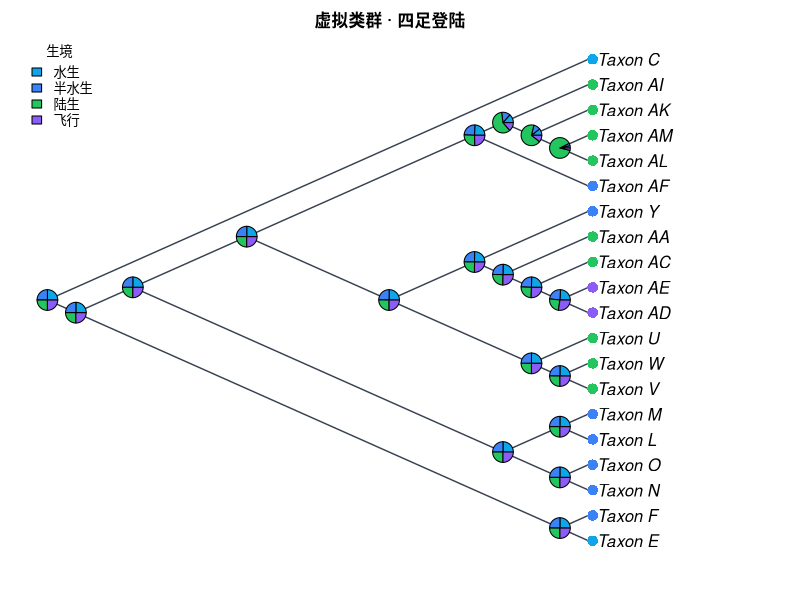

The R source for this figure:
#!/usr/bin/env Rscript
# CladeForge reproducible-analysis script
# Project : 虚拟类群 · 四足登陆
# Format  : CladeForge project v0.2.0
# Software: CladeForge 0.2.0 (this header is the provenance stamp a
#           reproducibility checklist asks for: software version, generation
#           time and the analysis parameters are printed beside the numbers)
# Generated: 2026-11-01T09:41:59.533Z
#
# PARAMETER SUMMARY (what the app used):
#   * parsimony: tie-break = parent-state first, then tip frequency, then
#     declaration order; the reported single path is ONE of possibly many
#     equally parsimonious reconstructions.
#   * Mk: rate ${asrRateNote}; display threshold applied post hoc; the
#     posterior is marginal (per-node), NOT joint.
#   * The R implementation below computes the likelihood in ORDINARY space
#     while the app runs in log-space: values agree to floating-point noise on
#     modest trees but can drift on very large or very unbalanced ones.
#   * Node ancestral states asserted by the user in CladeForge are IGNORED by
#     the parsimony baseline (independent reference by design); the R script
#     reproduces that baseline, not the user's hypotheses.
#
# What this script reproduces, and what it does not:
#   REPRODUCED (same algorithms as the application):
#     * Sankoff parsimony with the project's step matrix (advisory baseline);
#     * equal-rates Mk ancestral-state reconstruction (pruning + up-pass), i.e.
#       the posterior probabilities the app reports.
#   APPROXIMATED:
#     * a PDF figure drawn from the same data — character-coloured tips,
#       posterior pies, legend — in the project's cladogram layout
#       (equal branch spacing, like the CladeForge cladogram (branch lengths ignored)). It is NOT a pixel copy of the on-screen figure: manual
#       node positions, collapsed clades, custom reticulation edges, era bands
#       and the interactive ladderising order are GUI state that ape does not
#       consume. The topology, tip labels, states and posteriors are identical;
#       the geometry is a same-data rendering.
#   Branch lengths: present, used as given.
# Run with: Rscript this_file.R   (install.packages("ape") if needed)

library(ape)

# The tree is assembled from vectors rather than parsed from Newick, so every
# label survives byte-exact even where ape's own reader would mangle it.
tree <- structure(
  list(
    edge = matrix(c(21, 22, 21, 1, 22, 23, 22, 24, 23, 2, 23, 3, 24, 25, 24, 26, 25, 27, 25, 28, 26, 29, 26, 30, 27, 4, 27, 5, 28, 6, 28, 7, 29, 31, 29, 32, 30, 8, 30, 33, 31, 34, 31, 9, 32, 35, 32, 10, 33, 36, 33, 11, 34, 12, 34, 13, 35, 37, 35, 14, 36, 38, 36, 15, 37, 39, 37, 16, 38, 17, 38, 18, 39, 19, 39, 20), ncol = 2, byrow = TRUE),
    edge.length = c(20, 430, 20, 30, 390, 390, 10, 60, 10, 15, 10, 120, 360, 360, 355, 355, 45, 60, 200, 120, 5, 265, 20, 250, 15, 80, 260, 260, 30, 230, 35, 65, 50, 200, 30, 30, 150, 150),
    Nnode = 19L,
    tip.label = c("Taxon_C", "Taxon_E", "Taxon_F", "Taxon_N", "Taxon_O", "Taxon_L", "Taxon_M", "Taxon_AF", "Taxon_U", "Taxon_Y", "Taxon_AI", "Taxon_V", "Taxon_W", "Taxon_AA", "Taxon_AK", "Taxon_AC", "Taxon_AL", "Taxon_AM", "Taxon_AD", "Taxon_AE"),
    node.label = c("Taxon_A", "Taxon_B", "Taxon_D", "Taxon_G", "Taxon_H", "Taxon_K", "Taxon_I", "Taxon_J", "Taxon_P", "Taxon_Q", "Taxon_R", "Taxon_S", "Taxon_AG", "Taxon_T", "Taxon_X", "Taxon_AH", "Taxon_Z", "Taxon_AJ", "Taxon_AB")
  ),
  class = "phylo"
)

# Branch lengths, with an explicit unit-length fallback: a cladogram-only project
# serialises no lengths at all, and 1 / mean(NULL) would poison every
# transition probability below.
bl <- tree$edge.length
if (is.null(bl) || !any(is.finite(bl) & bl > 0)) {
  bl <- rep(1, nrow(tree$edge))
  cat("NOTE: the tree carries no usable branch lengths; Mk probabilities and the\n")
  cat("      figure use unit (equal) branch lengths, i.e. topology-only inference.\n\n")
}

# Equal-rates Mk rate: one expected substitution per mean branch, so the
# transition probabilities are invariant to the tree's absolute scale. Every
# length above is already resolved the way the application resolves it (a
# recorded 0 is a real zero; unset / negative / non-finite became 1), so the mean
# runs over ALL of them — filtering here would drop zero-length and unmeasured
# edges from the average and make this script reconstruct at a different rate
# than the application reports. Deriving it from the fallback-protected bl
# above is what keeps the rate finite for a cladogram-only project.
rate <- 1 / mean(bl)


characters <- list(
  list(
    name = "生境",
    type = "discrete",
    states = c("水生", "半水生", "陆生", "飞行"),
    colors = c("#0ea5e9", "#3b82f6", "#22c55e", "#8b5cf6"),
    cost = NULL,
    tips = c("Taxon_C" = "水生", "Taxon_E" = "水生", "Taxon_F" = "半水生", "Taxon_L" = "半水生", "Taxon_M" = "半水生", "Taxon_N" = "半水生", "Taxon_O" = "半水生", "Taxon_U" = "陆生", "Taxon_V" = "陆生", "Taxon_W" = "陆生", "Taxon_Y" = "半水生", "Taxon_AA" = "陆生", "Taxon_AC" = "陆生", "Taxon_AD" = "飞行", "Taxon_AE" = "飞行", "Taxon_AF" = "半水生", "Taxon_AI" = "陆生", "Taxon_AK" = "陆生", "Taxon_AL" = "陆生", "Taxon_AM" = "陆生")
  ),
  list(
    name = "附肢类型",
    type = "discrete",
    states = c("鳍", "趾型", "翼"),
    colors = c("#0284c7", "#b45309", "#8b5cf6"),
    cost = NULL,
    tips = c("Taxon_C" = "鳍", "Taxon_E" = "鳍", "Taxon_F" = "鳍", "Taxon_L" = "趾型", "Taxon_M" = "趾型", "Taxon_N" = "趾型", "Taxon_O" = "趾型", "Taxon_U" = "趾型", "Taxon_V" = "趾型", "Taxon_W" = "趾型", "Taxon_Y" = "趾型", "Taxon_AA" = "趾型", "Taxon_AC" = "趾型", "Taxon_AD" = "翼", "Taxon_AE" = "翼", "Taxon_AF" = "趾型", "Taxon_AI" = "趾型", "Taxon_AK" = "趾型", "Taxon_AL" = "趾型", "Taxon_AM" = "趾型")
  )
)

# --- helpers ----------------------------------------------------------------

## Equal-rates (ER) Mk transition matrix P(t): the same closed form used by
## CladeForge's inference assistant. The rate is scaled by the mean branch
## length so probabilities are invariant to the tree's absolute scale.
p_er <- function(t, k, rate) {
  e <- exp(-k * rate * t)
  P <- matrix(1 / k, k, k) - (1 / k) * e
  diag(P) <- 1 / k + ((k - 1) / k) * e
  P
}

## Sankoff parsimony down/up pass. 'cost' is k x k; tips absent from tip_states
## are treated as missing data.
sankoff <- function(tree, tip_states, states, cost) {
  ntip <- length(tree$tip.label)
  k <- length(states)
  sidx <- setNames(seq_len(k), states)
  x <- sidx[tip_states[tree$tip.label]]
  parent <- tree$edge[, 1]
  child <- tree$edge[, 2]
  kids <- split(child, parent)
  root <- setdiff(unique(parent), unique(child))
  g <- matrix(0, nrow = ntip + tree$Nnode, ncol = k)
  rownames(g) <- as.character(seq_len(ntip + tree$Nnode))
  ## Down-pass: internal node indices decrease from root, so descending order
  ## visits children before parents.
  for (v in sort(as.integer(names(kids)), decreasing = TRUE)) {
    for (i in seq_len(k)) {
      total <- 0
      for (ch in kids[[as.character(v)]]) {
        if (ch <= ntip) {
          xi <- x[[ch]]
          if (is.na(xi)) next
          total <- total + min(cost[i, ] + ifelse(seq_len(k) == xi, 0, Inf))
        } else {
          total <- total + min(cost[i, ] + g[as.character(ch), ])
        }
      }
      g[as.character(v), i] <- total
    }
  }
  ## Up-pass: assign each node a state minimising cost given its parent.
  node_state <- integer(ntip + tree$Nnode)
  walk <- function(v, parent_state) {
    base <- if (parent_state == 0L) rep(0, k) else cost[parent_state, ]
    scores <- base + g[as.character(v), ]
    best <- which.min(scores)
    node_state[v] <<- best
    for (ch in kids[[as.character(v)]]) {
      if (ch > ntip) walk(ch, best)
    }
  }
  walk(root, 0L)
  list(cost = min(g[as.character(root), ]),
       states = node_state, k = k)
}

## Equal-rates Mk marginal ancestral reconstruction: Felsenstein pruning
## (down-pass) + parent/sibling up-pass, normal space. Uses the script-level
## 'bl' (which already falls back to unit lengths when the tree has none) and the
## script-level 'rate' (= 1 / mean usable branch length); both are bound before
## this function is ever called. For very large or very unbalanced trees prefer
## log-space implementations (phangorn::ace, phytools).
mk_asr <- function(tree, tip_states, states) {
  ntip <- length(tree$tip.label)
  k <- length(states)
  sidx <- setNames(seq_len(k), states)
  x <- sidx[tip_states[tree$tip.label]]
  parent <- tree$edge[, 1]
  child <- tree$edge[, 2]
  kids <- split(seq_along(child), parent)  # edge-row indices per parent
  root <- setdiff(unique(parent), unique(child))
  L <- matrix(1, nrow = ntip + tree$Nnode, ncol = k)
  rownames(L) <- as.character(seq_len(ntip + tree$Nnode))
  for (v in sort(as.integer(names(kids)), decreasing = TRUE)) {
    rows <- kids[[as.character(v)]]
    vec <- rep(1, k)
    for (r in rows) {
      ch <- child[r]
      m <- if (ch <= ntip) {
        xi <- x[[ch]]
        if (is.na(xi)) rep(1, k) else as.numeric(seq_len(k) == xi)
      } else L[as.character(ch), ]
      vec <- vec * (p_er(bl[r], k, rate) %*% m)
    }
    s <- sum(vec)
    L[as.character(v), ] <- if (s > 0) vec / s else rep(1 / k, k)
  }
  G <- matrix(1 / k, nrow = ntip + tree$Nnode, ncol = k)
  rownames(G) <- rownames(L)
  for (v in sort(as.integer(names(kids)))) {
    rows <- kids[[as.character(v)]]
    for (r in rows) {
      ch <- child[r]
      if (ch <= ntip) next
      sib_msg <- rep(1, k)
      for (r2 in rows) {
        ch2 <- child[r2]
        if (ch2 == ch) next
        m2 <- if (ch2 <= ntip) {
          xi <- x[[ch2]]
          if (is.na(xi)) rep(1, k) else as.numeric(seq_len(k) == xi)
        } else L[as.character(ch2), ]
        sib_msg <- sib_msg * (p_er(bl[r2], k, rate) %*% m2)
      }
      G[as.character(ch), ] <- p_er(bl[r], k, rate) %*% (G[as.character(v), ] * sib_msg)
      G[as.character(ch), ] <- G[as.character(ch), ] / sum(G[as.character(ch), ])
    }
  }
  post <- L * G
  post <- post / rowSums(post)
  list(posterior = post)
}

# --- analysis ---------------------------------------------------------------

cat("CladeForge reproducible analysis\n")
cat("Tree:", Ntip(tree), "tips,", tree$Nnode, "internal nodes\n\n")

internal_nodes <- (length(tree$tip.label) + 1):(length(tree$tip.label) + tree$Nnode)

for (ch in characters) {
  cat("== Character:", ch$name, "==\n")
  if (ch$type != "discrete" || length(ch$states) < 2) {
    cat("   continuous or single-state: exported as data only\n\n")
    next
  }
  scored <- ch$tips[names(ch$tips) %in% tree$tip.label]
  cost <- ch$cost
  if (is.null(cost)) {
    k <- length(ch$states)
    cost <- matrix(1, k, k); diag(cost) <- 0
  }
  sp <- sankoff(tree, scored, ch$states, cost)
  cat(sprintf("   Sankoff minimum cost: %g (step-matrix units)\n", sp$cost))
  asr <- mk_asr(tree, scored, ch$states)
  cat("   Mk posterior at each internal node (states:",
      paste(ch$states, collapse = " / "), ")\n")
  print(round(asr$posterior[as.character(internal_nodes), , drop = FALSE], 3))
  cat("\n")
}

# --- figure -----------------------------------------------------------------
# A same-data rendering of the GUI figure: character-coloured tips (first
# discrete character) + posterior pies at internal nodes + auto legend, in the
# layout the project is displayed as. Manual positions / collapsed clades /
# custom edges / era bands are GUI-only and are not reproduced here.

discrete <- Filter(function(ch) ch$type == "discrete" && length(ch$states) >= 2, characters)

# cairo_pdf renders unicode labels reliably; use pdf() if cairo is unavailable.
cairo_pdf("cladeforge_reconstruction.pdf", width = 9, height = 7)
par(mar = c(2, 1, 2, 2), xpd = NA)
cat("Figure layout: type = cladogram, use.edge.length = FALSE",
    "(equal branch spacing, like the CladeForge cladogram (branch lengths ignored))\n")
plot(tree, type = "cladogram", use.edge.length = FALSE,
     show.tip.label = TRUE,
     label.offset = 0.3,
     edge.color = "#374151", edge.width = 1.4)
title(main = "虚拟类群 · 四足登陆", cex.main = 1.0)

if (length(discrete) > 0) {
  main <- discrete[[1]]
  scored <- main$tips[names(main$tips) %in% tree$tip.label]
  k <- length(main$states)
  cost <- main$cost
  if (is.null(cost)) { cost <- matrix(1, k, k); diag(cost) <- 0 }

  tip_col <- rep("#6b7280", Ntip(tree))
  names(tip_col) <- tree$tip.label
  for (lab in names(scored)) tip_col[[lab]] <- main$colors[[match(scored[[lab]], main$states)]]
  tiplabels(pch = 16, col = tip_col, cex = 1.4, offset = 0.15)

  asr <- mk_asr(tree, scored, main$states)
  nodelabels(node = internal_nodes, pie = asr$posterior[as.character(internal_nodes), , drop = FALSE],
             piecol = main$colors, cex = 0.7)
  legend("topleft", legend = main$states, fill = main$colors,
         title = main$name, bty = "n", cex = 0.8)
}

dev.off()

cat("Wrote cladeforge_reconstruction.pdf\n")
